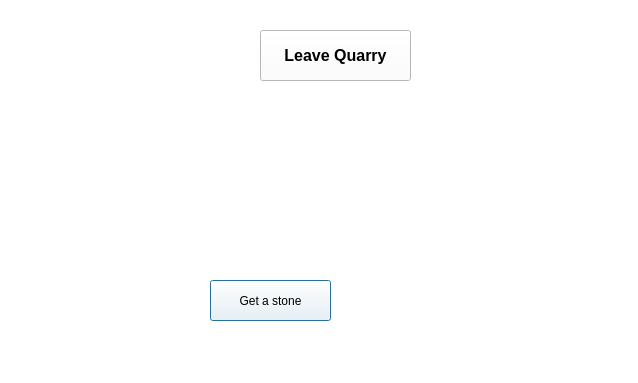
<?xml version="1.0" encoding="UTF-8"?>
<ui version="4.0">
 <class>Quarry</class>
 <widget class="QDialog" name="Quarry">
  <property name="geometry">
   <rect>
    <x>0</x>
    <y>0</y>
    <width>638</width>
    <height>383</height>
   </rect>
  </property>
  <property name="windowTitle">
   <string>Dialog</string>
  </property>
  <property name="styleSheet">
   <string notr="true">background-color:rgb(255,255,255)</string>
  </property>
  <widget class="QLabel" name="stone">
   <property name="geometry">
    <rect>
     <x>450</x>
     <y>260</y>
     <width>101</width>
     <height>81</height>
    </rect>
   </property>
   <property name="text">
    <string/>
   </property>
   <property name="pixmap">
    <pixmap resource="files.qrc">:/images/Imgs/stone.png</pixmap>
   </property>
  </widget>
  <widget class="QLabel" name="stone_2">
   <property name="geometry">
    <rect>
     <x>400</x>
     <y>140</y>
     <width>101</width>
     <height>81</height>
    </rect>
   </property>
   <property name="text">
    <string/>
   </property>
   <property name="pixmap">
    <pixmap resource="files.qrc">:/images/Imgs/stone.png</pixmap>
   </property>
  </widget>
  <widget class="QLabel" name="stone_3">
   <property name="geometry">
    <rect>
     <x>40</x>
     <y>270</y>
     <width>101</width>
     <height>81</height>
    </rect>
   </property>
   <property name="text">
    <string/>
   </property>
   <property name="pixmap">
    <pixmap resource="files.qrc">:/images/Imgs/stone.png</pixmap>
   </property>
  </widget>
  <widget class="QLabel" name="stone_4">
   <property name="geometry">
    <rect>
     <x>240</x>
     <y>130</y>
     <width>101</width>
     <height>81</height>
    </rect>
   </property>
   <property name="text">
    <string/>
   </property>
   <property name="pixmap">
    <pixmap resource="files.qrc">:/images/Imgs/stone.png</pixmap>
   </property>
  </widget>
  <widget class="QLabel" name="stone_5">
   <property name="geometry">
    <rect>
     <x>90</x>
     <y>120</y>
     <width>101</width>
     <height>81</height>
    </rect>
   </property>
   <property name="text">
    <string/>
   </property>
   <property name="pixmap">
    <pixmap resource="files.qrc">:/images/Imgs/stone.png</pixmap>
   </property>
  </widget>
  <widget class="QPushButton" name="pushButton">
   <property name="geometry">
    <rect>
     <x>210</x>
     <y>280</y>
     <width>121</width>
     <height>41</height>
    </rect>
   </property>
   <property name="font">
    <font>
     <pointsize>9</pointsize>
     <weight>50</weight>
     <bold>false</bold>
    </font>
   </property>
   <property name="text">
    <string>Get a stone</string>
   </property>
  </widget>
  <widget class="QPushButton" name="exit">
   <property name="geometry">
    <rect>
     <x>260</x>
     <y>30</y>
     <width>151</width>
     <height>51</height>
    </rect>
   </property>
   <property name="font">
    <font>
     <pointsize>12</pointsize>
     <weight>75</weight>
     <bold>true</bold>
    </font>
   </property>
   <property name="text">
    <string>Leave Quarry</string>
   </property>
  </widget>
 </widget>
 <resources>
  <include location="files.qrc"/>
 </resources>
 <connections/>
</ui>
